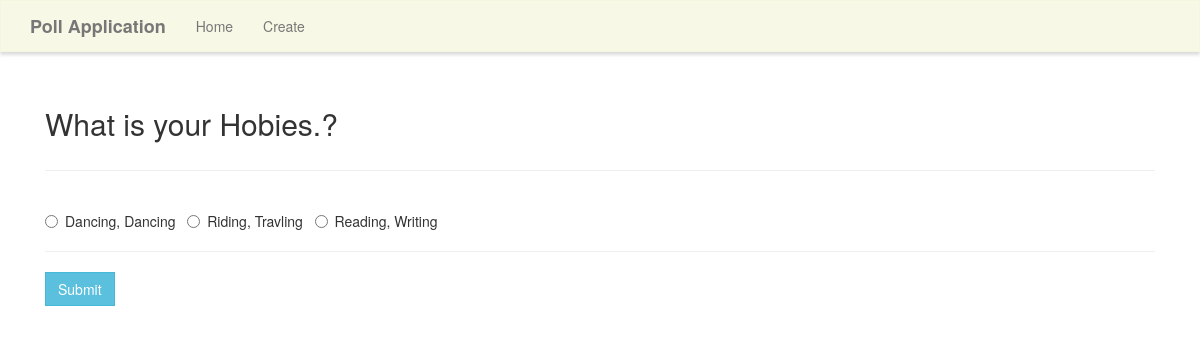
The app's page /vote/2/ with its own data.
### poll/models.py (models this page shows)
class Poll(models.Model):
    question = models.TextField()
    option_one = models.CharField(max_length=300)
    option_two = models.CharField(max_length=300)
    option_three = models.CharField(max_length=300)
    option_one_count = models.IntegerField(default=0)
    option_two_count = models.IntegerField(default=0)
    option_three_count = models.IntegerField(default=0)

### poll/views.py (the view, shortened to what this page needs)
# urls.py: path('vote/<poll_id>/', poll_views.vote, name='vote'),
def vote(request, poll_id):
    poll = Poll.objects.get(pk=poll_id)
    context = {
        'poll' : poll
    }
    return render(request, 'poll/vote.html', context)

### poll/templates/poll/vote.html (shortened to what this page needs)
{% extends "poll/base.html" %}
{% block main %}
<div class="panel-body">
    <div class="row">
        <div class="col-lg-12">
            <h2>{{ poll.question }}</h2>
        </div>
    </div>
    <div class="row">
        <div class="col-lg-12">
            <hr />
            <form method="POST">
                <div class="form-group display-block">
                    <div class="radio">
                        <label>
                            <input type="radio" name="poll" value="option1">
                            {{ poll.option_one }}
                        </label> &nbsp;
                        <label><br/>
                            <input type="radio" name="poll" value="option2">
                            {{ poll.option_two }}
                        </label> &nbsp;
                        <label><br/>
                            <input type="radio" name="poll" value="option3">
                            {{ poll.option_three }}
                        </label> &nbsp;
                    </div>
                </div>
                <hr />
                <button type="submit" class="btn btn-info">
                    Submit
                </button>
            </form>
        </div>
    </div>
</div>
{% endblock %}

### poll/static/style.css (style rules this page uses)
.navbar-default, .btn, .form-control, .panel { border-radius: 0; }

### records on screen
Poll: question "What is your Hobies.?", option_one "Dancing, Dancing", option_two "Riding, Travling", option_three "Reading, Writing"
